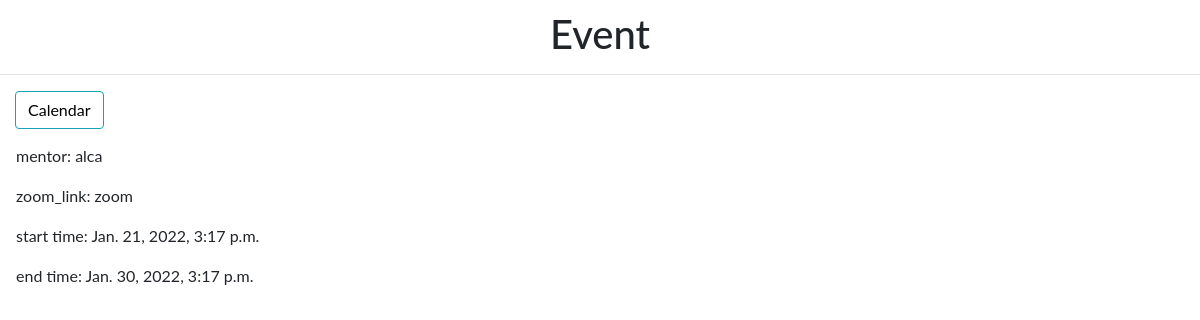
The app's page /event/edit/2/ (signed in) with its own data.
### cal/models.py (models this page shows, shortened)
class Event(models.Model):
    mentor = models.CharField(max_length=200)
    zoom_link = models.TextField()
    start_time = models.DateTimeField('start time')
    end_time = models.DateTimeField('end time')
    avaliable = models.BooleanField(default=True)
    class Meta:
        permissions = (
            ('can_edit', 'Can edit the event'),
        )

### cal/views.py (the view)
@login_required
def event_edit(request, event_id=None):
    if event_id:
        instance = get_object_or_404(Event, pk=event_id)
        if request.user.has_perm('cal.can_edit', instance):
            cur_user = User.objects.get(pk=request.user.id)
            initial_data = {
                'mentor': cur_user,
                'zoom_link': instance.zoom_link,
                'start_time': instance.start_time,
                'end_time': instance.end_time
            }
            print(instance.zoom_link)
            form = EventForm(request.POST or None,
                             instance=instance, initial=initial_data)
            if request.POST and form.is_valid():
                form.save()
                return HttpResponseRedirect(reverse('cal:calendar'))
            return render(request, 'cal/event_edit.html', {'form': form})
        else:
            context = {
                'mentor': instance.mentor,
                'zoom_link': instance.zoom_link,
                'start_time': instance.start_time,
                'end_time': instance.end_time
            }
            return render(request, 'cal/event_view.html', context)

### cal/templates/cal/event_view.html
{% extends 'cal/base.html' %}
{% block title %}
Event
{% endblock %}
{% block content %}
<div class="clearfix">
  <a class="btn btn-info left" href="{% url 'cal:calendar' %}"> Calendar </a>
</div>
<div class="ml-3">
  <p>mentor: {{mentor}}</p>
  <p>zoom_link: {{zoom_link}}</p>
  <p>start time: {{start_time}}</p>
  <p>end time: {{end_time}}</p>
</div>
{% endblock %}

### cal/static/cal/css/styles.css (style rules this page uses)
body { font-family: "ptsans", "Lato", "Helvetica Neue", Helvetica, Arial, sans-serif; }
.left { float: left; }
.btn { outline: none; color: black; background-color: transparent; box-shadow: 0 0 0 0; margin-right: 3px; }
.clearfix { margin: 15px; }
a { color: #17a2b8; }

### records on screen
Event: mentor "alca", zoom_link "zoom", start_time "Jan. 21, 2022, 3:17 p.m.", end_time "Jan. 30, 2022, 3:17 p.m."
